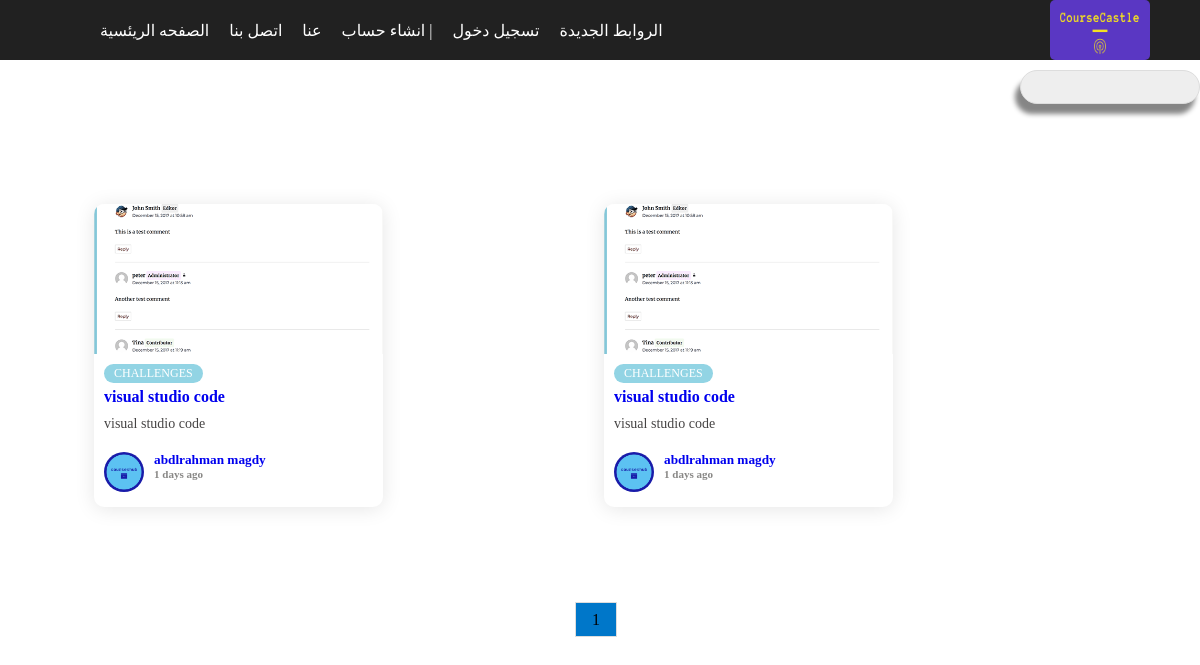
Screenshot of /hims_final_project/challenges.php with the database file from the repository.
### tables this page shows
CREATE TABLE `challenges` (
  `id` int(11) NOT NULL,
  `admin_id` int(11) NOT NULL,
  `admin_name` varchar(255) NOT NULL,
  `admin_pro` varchar(255) NOT NULL,
  `title` varchar(255) NOT NULL,
  `subheading` varchar(255) NOT NULL,
  `img_title` varchar(255) NOT NULL,
  `article` text NOT NULL,
  `subheading2` varchar(255) DEFAULT NULL,
  `content2` text DEFAULT NULL,
  `img2` varchar(255) DEFAULT NULL,
  `subheading3` varchar(255) DEFAULT NULL,
  `content3` varchar(255) DEFAULT NULL,
  `img3` varchar(255) DEFAULT NULL,
  `create_date` datetime NOT NULL
);

### hims_final_project/challenges.php (the view, shortened to what this page needs)
<html>
<head>
    <link rel = "stylesheet" href="css/challenges.css">
</head>
<body>
<?php
include("connection.php");
include("header.php");
$result_per_page = 8;
$page = 1;
$start_from = ($page-1) * $result_per_page;
$aritcles = $database->prepare("SELECT * FROM challenges LIMIT $start_from, $result_per_page");
$aritcles->execute();
$result = $aritcles->fetchALL();
?>
<form method = "post">
<div class="search_con">
  <input type="text"name="article_search"class="article_search">
</div>
</form>
<div class="challenges_container">
  <?php
    foreach ($result as $re) {
      $postTime = new DateTime($re['create_date']);
      $currentTime = new DateTime();
      $interval = $currentTime->diff($postTime);
      $timeAgo = '';
      if ($interval->y >= 1) {
        $timeAgo = $interval->y . ' years ago';
      } elseif ($interval->m >= 1) {
        $timeAgo = $interval->m . ' months ago';
      } elseif ($interval->d >= 1) {
        $timeAgo = $interval->d . ' days ago';
      } elseif ($interval->h >= 1) {
        $timeAgo = $interval->h . ' hours ago';
      } elseif ($interval->i >= 1) {
        $timeAgo = $interval->i . ' minutes ago';
      } else {
        $timeAgo = 'Less than a minute ago';
      }
      echo'<div class="challenges_card">';
      echo'<a href="challenges_details.php?id='.$re['id'].'">';
      echo '<div class="challenges_card_header">';
      echo   '<img src="challenges/'.$re["img_title"].'" alt="">';
      echo '</div>';
      echo  '<div class="challenges_card_body">';
      echo    '<span class="challenges_tag tag-teal">challenges</span>';
      echo    '<h4>'.$re['title'].'<h4>';
      echo "<p>".substr($re["article"],0,100). "</p>";
      echo  '<div class="user">';
      echo  '<img src="upload/'.$re["admin_pro"].'" alt="">';
      echo   '<div class="user-info">';
      echo     '<h5>'.$re['admin_name'].'<h5>';
      echo     '<small>'.$timeAgo.'</small>';
      echo    '</div>';
      echo   '</div>';
      echo  '</div>';
      echo  '</div>';
    }
    ?>
    </div>
    <div class="pagination">
  <?php
 $total_articles = $database->prepare("SELECT COUNT(*) FROM challenges");
$total_articles->execute();
$total_articles = $total_articles->fetchColumn();
$total_pages = ceil($total_articles / $result_per_page);
  for ($i=1; $i<=$total_pages; $i++) {
   if($page == $i) {
    echo '<a style="color:black"; class="page-number" href="challenges.php?page='.$i.'">'.$i.'</a> ';
   }
   else{
    echo '<a class="page-number" href="challenges.php?page='.$i.'">'.$i.'</a> ';
   }
  }
  ?>
</div>
</body>
</html>
</body>
</html>

### hims_final_project/css/challenges.css (style rules this page uses)
.search_con { width: 100%; height: 30px; display: flex; justify-content: flex-end; margin: 10px 0 10px 0; }
.article_search { width: 15%; border: none; box-shadow: -5px 10px 5px 0px rgba(0,0,0,0.48); -webkit-box-shadow: -5px 10px 5px 0px rgba(0,0,0,0.48); -moz-box-shadow: -5px 10px 5px 0px rgba(0,0,0,0.48); background-color: #eee; border: 1px solid #ced4da; height: 34px; border-radius: 20px; padding-left: 35px; border-color: #ddd; }
.challenges_container { display: flex; flex-direction: row; flex-wrap: wrap; width: 85%; margin: 100px auto 100px auto; justify-content: space-evenly; }
.challenges_card { background-color: #fff; border-radius: 10px; box-shadow: 0 2px 20px rgba(0, 0, 0, 0.1); overflow: hidden; width: calc(80%/4); margin: 4px; }
.challenges_card_header img { width: 100%; height: 150px; object-fit: cover; }
.challenges_card_body { display: flex; flex-direction: column; align-items: start; padding: 10px; }
.challenges_tag { background-color: #ccc; color: #fff; border-radius: 50px; font-size: 12px; margin: 0; padding: 2px 10px; text-transform: uppercase; }
.tag-teal { background-color: #92d4e4; }
.challenges_card_body h4 { margin: 5px 0; }
.challenges_card_body p { font-size: 14px; margin: 0 0 0px 0; font-weight: 500; color: rgb(70, 68, 68); }
.user { padding: 10px 0 0 0; display: flex; margin: 10px 0px 0 0px; }
.user img { width: 40px; height: 40px; border-radius: 50%; margin-right: 10px; object-fit: cover; }
.user-info h5 { margin: 0; }
.user-info small { color: #888785; }
.pagination { width: 80%; margin: auto; text-align: center; }
.page-number { padding: 8px 16px; text-decoration: none; border: 1px solid #ddd; margin-right: 8px; }
.pagination .page-number { background-color: #0077c9; color: #fff; }
@media (min-width: 1101px) and (max-width: 1300px) { .challenges_container { display: flex; flex-direction: row; width: 85%; justify-content: flex-start; } }
@media (min-width: 1101px) and (max-width: 1300px) { .challenges_card { margin-right: auto; width: calc(85% / 3); } }

### hims_final_project/css/header.css (style rules this page uses)
* { text-decoration: none; list-style: none; box-sizing: border-box; margin: 0; padding: 0; text-decoration: none; cursor: pointer; }

### rows the page displays
challenges: img_title (picture), title "visual studio code", article "visual studio code", admin_pro (picture), admin_name "abdlrahman magdy", create_date "1 days ago"
challenges: img_title (picture), title "visual studio code", article "visual studio code", admin_pro (picture), admin_name "abdlrahman magdy", create_date "1 days ago"
